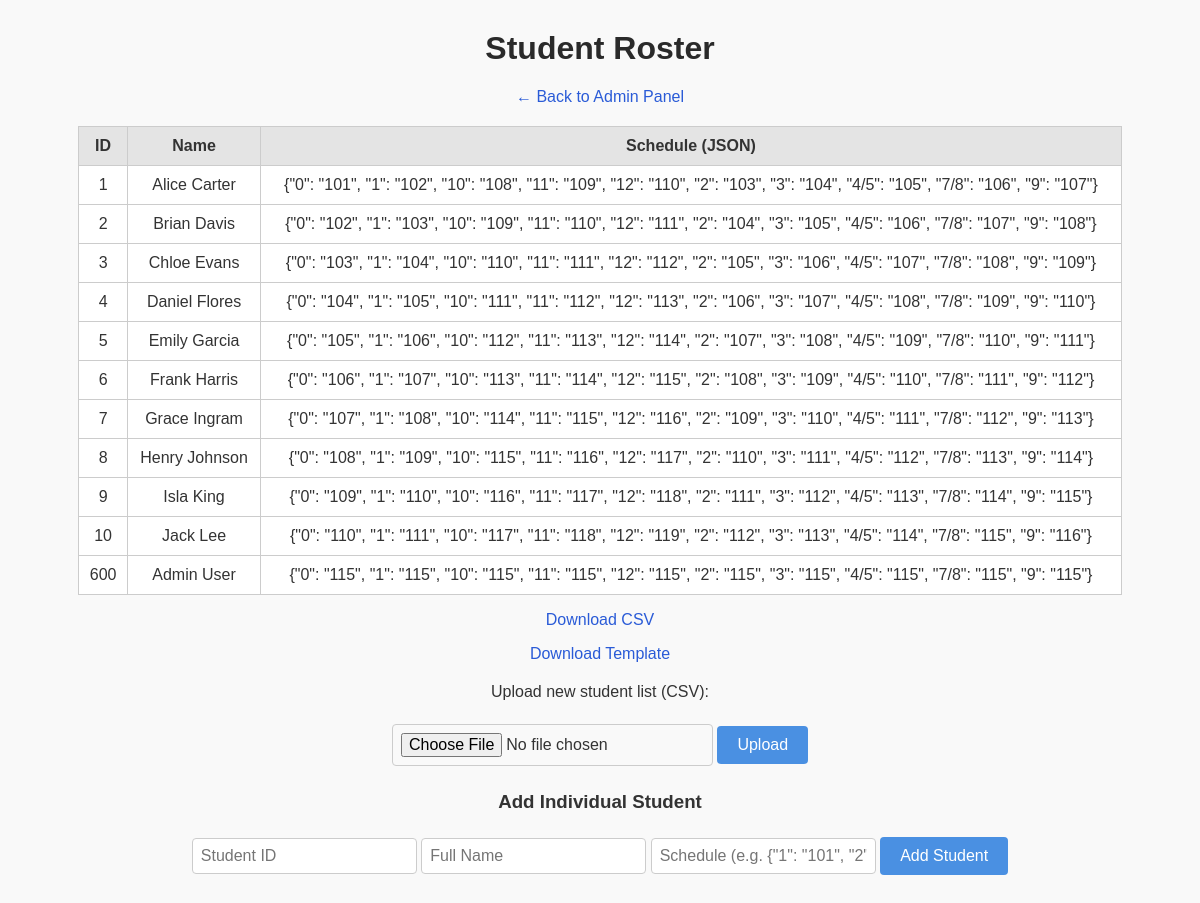
Page /students (signed in) on the committed database.
### src/models.py (models this page shows)
class Student(db.Model):
    __tablename__ = 'students'
    id       = db.Column(db.String, primary_key=True)           # ⬅ ID as string
    name     = db.Column(db.String(100), nullable=False)
    schedule = db.Column(db.JSON, nullable=True)                # ⬅ Schedule JSON
    passes = db.relationship('Pass', backref='student', lazy=True)
    audits = db.relationship('AuditLog', backref='student', lazy=True)

### src/routes/students.py (the view)
@students_bp.route('/students')
def manage_students():
    if not session.get('logged_in'):
        return redirect(url_for('auth.admin_login'))
    students = Student.query.all()
    return render_template('students.html', students=students)

### src/routes/auth.py (called while the page is built)
@auth_bp.before_app_request
def enforce_session_timeout():
    session.permanent = True
    current_app.permanent_session_lifetime = timedelta(
        minutes=SESSION_TIMEOUT_MIN
    )

### templates/students.html (shortened to what this page needs)
<!DOCTYPE html>
<html lang="en">
<head>
  <link rel="stylesheet" href="{{ url_for('static', filename='css/style.css') }}">
</head>
<body>
  <header>
    <h1>Student Roster</h1>
    <nav>
      <a href="{{ url_for('admin.admin_view') }}">← Back to Admin Panel</a>
    </nav>
  </header>
  <section>
    <table class="roster-table">
      <thead>
        <tr>
          <th>ID</th>
          <th>Name</th>
          <th>Schedule (JSON)</th>
        </tr>
      </thead>
      <tbody>
        {% for s in students %}
        <tr>
          <td>{{ s.id }}</td>
          <td>{{ s.name }}</td>
          <td>{{ s.schedule | tojson }}</td>
        </tr>
        {% endfor %}
      </tbody>
    </table>
  </section>
  <section>
    <p><a href="{{ url_for('students.download_students_csv') }}">Download CSV</a></p>
    <a href="{{ url_for('static', filename='student_upload_template.csv') }}">Download Template</a>
    <form action="{{ url_for('students.upload_students_csv') }}" method="POST" enctype="multipart/form-data">
      <label for="csv_file">Upload new student list (CSV):</label><br><br>
      <input type="file" name="csv_file" accept=".csv" required>
      <button type="submit">Upload</button>
    </form>
  </section>
  <section>
    <h3>Add Individual Student</h3>
    <form action="{{ url_for('students.add_student') }}" method="POST">
      <input type="text" name="id" placeholder="Student ID" required>
      <input type="text" name="name" placeholder="Full Name" required>
      <input type="text" name="schedule" placeholder='Schedule (e.g. {"1": "101", "2": "102"})' required>
      <button type="submit">Add Student</button>
    </form>
  </section>
</body>
</html>

### static/css/style.css (style rules this page uses)
body { font-family: Arial, sans-serif; margin: 0; padding: 20px; background: #f9f9f9; color: #333; text-align: center; }
h1, h2 { margin-top: 10px; color: #2a2a2a; }
a { color: #2a5bd7; text-decoration: none; margin: 0 10px; }
nav { margin-bottom: 20px; }
button { padding: 10px 20px; font-size: 1em; border: none; background-color: #4a90e2; color: white; border-radius: 4px; cursor: pointer; }
input[type="text"], input[type="password"], input[type="file"] { padding: 8px; margin: 5px 0; border: 1px solid #ccc; border-radius: 4px; font-size: 1em; }
form { margin: 20px 0; }
table { margin: auto; border-collapse: collapse; width: 90%; background: #fff; }
th, td { border: 1px solid #ccc; padding: 10px; text-align: center; }
th { background: #e4e4e4; }

### rows in the picture
Student: id "1", name "Alice Carter", schedule|tojson "{\"0\": \"101\", \"1\": \"102\", \"10\": \"108\", \"11\": \"109\", \"12\": \"110\", \"2\": \"103\", \"3\": \"104\", \"4/5\": \"105\", \"7/8\": \"106\", \"9\": \"107\"}"
Student: id "2", name "Brian Davis", schedule|tojson "{\"0\": \"102\", \"1\": \"103\", \"10\": \"109\", \"11\": \"110\", \"12\": \"111\", \"2\": \"104\", \"3\": \"105\", \"4/5\": \"106\", \"7/8\": \"107\", \"9\": \"108\"}"
Student: id "3", name "Chloe Evans", schedule|tojson "{\"0\": \"103\", \"1\": \"104\", \"10\": \"110\", \"11\": \"111\", \"12\": \"112\", \"2\": \"105\", \"3\": \"106\", \"4/5\": \"107\", \"7/8\": \"108\", \"9\": \"109\"}"
Student: id "4", name "Daniel Flores", schedule|tojson "{\"0\": \"104\", \"1\": \"105\", \"10\": \"111\", \"11\": \"112\", \"12\": \"113\", \"2\": \"106\", \"3\": \"107\", \"4/5\": \"108\", \"7/8\": \"109\", \"9\": \"110\"}"
Student: id "5", name "Emily Garcia", schedule|tojson "{\"0\": \"105\", \"1\": \"106\", \"10\": \"112\", \"11\": \"113\", \"12\": \"114\", \"2\": \"107\", \"3\": \"108\", \"4/5\": \"109\", \"7/8\": \"110\", \"9\": \"111\"}"
Student: id "6", name "Frank Harris", schedule|tojson "{\"0\": \"106\", \"1\": \"107\", \"10\": \"113\", \"11\": \"114\", \"12\": \"115\", \"2\": \"108\", \"3\": \"109\", \"4/5\": \"110\", \"7/8\": \"111\", \"9\": \"112\"}"
Student: id "7", name "Grace Ingram", schedule|tojson "{\"0\": \"107\", \"1\": \"108\", \"10\": \"114\", \"11\": \"115\", \"12\": \"116\", \"2\": \"109\", \"3\": \"110\", \"4/5\": \"111\", \"7/8\": \"112\", \"9\": \"113\"}"
Student: id "8", name "Henry Johnson", schedule|tojson "{\"0\": \"108\", \"1\": \"109\", \"10\": \"115\", \"11\": \"116\", \"12\": \"117\", \"2\": \"110\", \"3\": \"111\", \"4/5\": \"112\", \"7/8\": \"113\", \"9\": \"114\"}"
Student: id "9", name "Isla King", schedule|tojson "{\"0\": \"109\", \"1\": \"110\", \"10\": \"116\", \"11\": \"117\", \"12\": \"118\", \"2\": \"111\", \"3\": \"112\", \"4/5\": \"113\", \"7/8\": \"114\", \"9\": \"115\"}"
Student: id "10", name "Jack Lee", schedule|tojson "{\"0\": \"110\", \"1\": \"111\", \"10\": \"117\", \"11\": \"118\", \"12\": \"119\", \"2\": \"112\", \"3\": \"113\", \"4/5\": \"114\", \"7/8\": \"115\", \"9\": \"116\"}"
Student: id "600", name "Admin User", schedule|tojson "{\"0\": \"115\", \"1\": \"115\", \"10\": \"115\", \"11\": \"115\", \"12\": \"115\", \"2\": \"115\", \"3\": \"115\", \"4/5\": \"115\", \"7/8\": \"115\", \"9\": \"115\"}"
